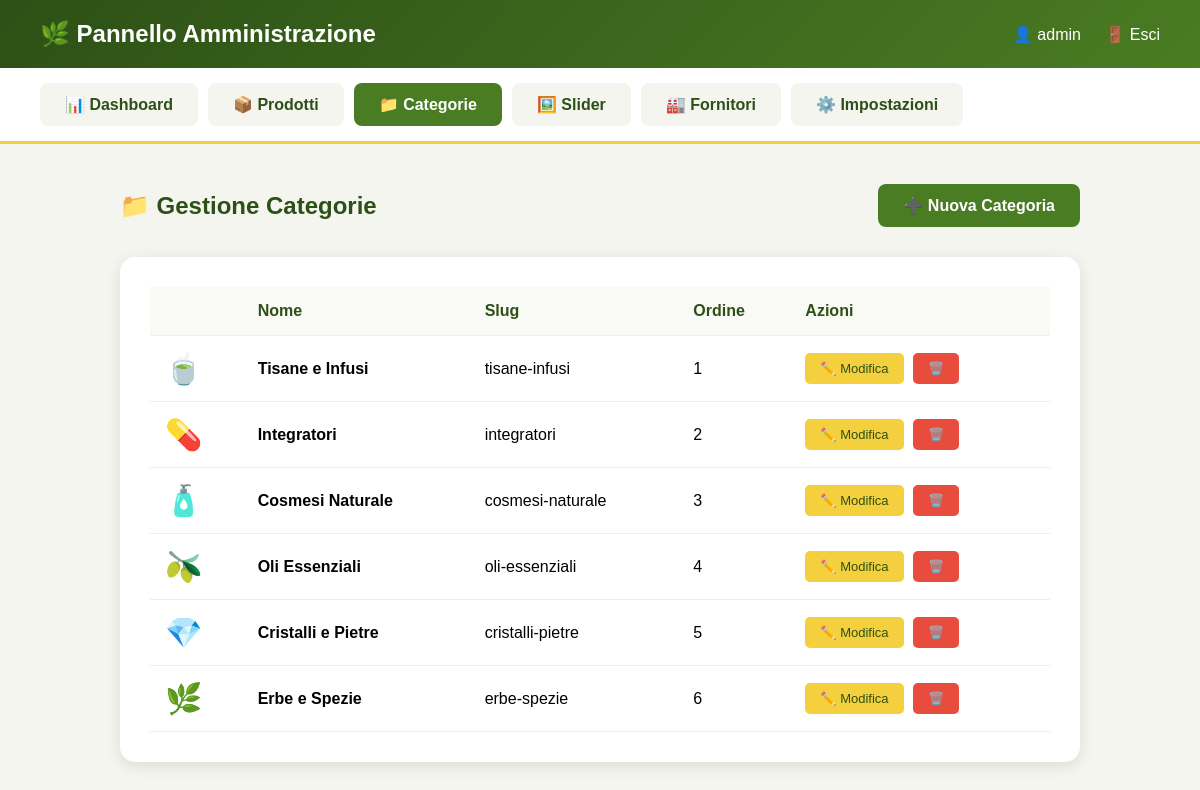
The page /admin/categorie.php (signed in) on the database its author committed.
### tables this page shows
CREATE TABLE categorie (
    id INT AUTO_INCREMENT PRIMARY KEY,
    nome VARCHAR(100) NOT NULL,
    slug VARCHAR(100) NOT NULL,
    icona VARCHAR(10) DEFAULT '🌿',
    ordine INT DEFAULT 0
);

### admin/categorie.php (the view, shortened to what this page needs)
<?php
require_once '../config.php';
$categorie = $pdo->query("SELECT * FROM categorie ORDER BY ordine")->fetchAll();
?>
<!DOCTYPE html>
<html lang="it">
<head>
</head>
<body>
    <div class="admin-header">
        <h1>🌿 Pannello Amministrazione</h1>
        <div><span>👤 <?php echo $_SESSION['admin_user']; ?></span> <a href="logout.php">🚪 Esci</a></div>
    </div>
    <nav class="admin-nav">
        <a href="dashboard.php">📊 Dashboard</a>
        <a href="prodotti.php">📦 Prodotti</a>
        <a href="categorie.php" class="active">📁 Categorie</a>
        <a href="slider.php">🖼️ Slider</a>
        <a href="fornitori.php">🏭 Fornitori</a>
        <a href="impostazioni.php">⚙️ Impostazioni</a>
    </nav>
    <main>
        <div class="page-header">
            <h2>📁 Gestione Categorie</h2>
            <a href="categorie.php?action=new" class="btn-new">➕ Nuova Categoria</a>
        </div>
        <div class="card">
            <table>
                <thead><tr><th></th><th>Nome</th><th>Slug</th><th>Ordine</th><th>Azioni</th></tr></thead>
                <tbody>
                    <?php foreach ($categorie as $c): ?>
                    <tr>
                        <td class="cat-icon"><?php echo $c['icona']; ?></td>
                        <td><strong><?php echo $c['nome']; ?></strong></td>
                        <td><?php echo $c['slug']; ?></td>
                        <td><?php echo $c['ordine']; ?></td>
                        <td class="actions">
                            <a href="categorie.php?edit=<?php echo $c['id']; ?>" class="edit">✏️ Modifica</a>
                            <a href="categorie.php?delete=<?php echo $c['id']; ?>" class="delete" onclick="return confirm('Eliminare?')">🗑️</a>
                        </td>
                    </tr>
                    <?php endforeach; ?>
                </tbody>
            </table>
        </div>
    </main>
</body>
</html>

### admin/categorie.php (style rules this page uses)
* { margin: 0; padding: 0; box-sizing: border-box; }
body { font-family: Arial, sans-serif; background: #f5f5f0; }
.admin-header { background: linear-gradient(135deg, #2d5016 0%, #4a7c23 100%); color: white; padding: 20px 40px; display: flex; justify-content: space-between; align-items: center; }
.admin-header h1 { font-size: 24px; }
.admin-header a { color: white; text-decoration: none; margin-left: 20px; }
.admin-nav { background: white; padding: 15px 40px; border-bottom: 3px solid #f4d03f; display: flex; gap: 10px; }
.admin-nav a { padding: 12px 25px; background: #f5f5f0; color: #2d5016; text-decoration: none; border-radius: 8px; font-weight: 600; }
.admin-nav a:hover, .admin-nav a.active { background: #4a7c23; color: white; }
main { max-width: 1000px; margin: 40px auto; padding: 0 20px; }
.page-header { display: flex; justify-content: space-between; align-items: center; margin-bottom: 30px; }
.page-header h2 { color: #2d5016; }
.btn-new { background: #4a7c23; color: white; padding: 12px 25px; border-radius: 8px; text-decoration: none; font-weight: 600; }
.card { background: white; border-radius: 15px; padding: 30px; box-shadow: 0 4px 15px rgba(0,0,0,0.1); margin-bottom: 30px; }
table { width: 100%; border-collapse: collapse; }
th, td { padding: 15px; text-align: left; border-bottom: 1px solid #eee; }
th { background: #f9f9f5; color: #2d5016; }
.cat-icon { font-size: 30px; }
.actions a { display: inline-block; padding: 8px 15px; margin-right: 5px; border-radius: 5px; text-decoration: none; font-size: 13px; }
.actions .edit { background: #f4d03f; color: #2d5016; }
.actions .delete { background: #e74c3c; color: white; }

### rows shown on the page
categorie: icona "🍵", nome "Tisane e Infusi", slug "tisane-infusi", ordine "1"
categorie: icona "💊", nome "Integratori", slug "integratori", ordine "2"
categorie: icona "🧴", nome "Cosmesi Naturale", slug "cosmesi-naturale", ordine "3"
categorie: icona "🫒", nome "Oli Essenziali", slug "oli-essenziali", ordine "4"
categorie: icona "💎", nome "Cristalli e Pietre", slug "cristalli-pietre", ordine "5"
categorie: icona "🌿", nome "Erbe e Spezie", slug "erbe-spezie", ordine "6"

### other values the page prints
$_SESSION['admin_user'] "admin"
